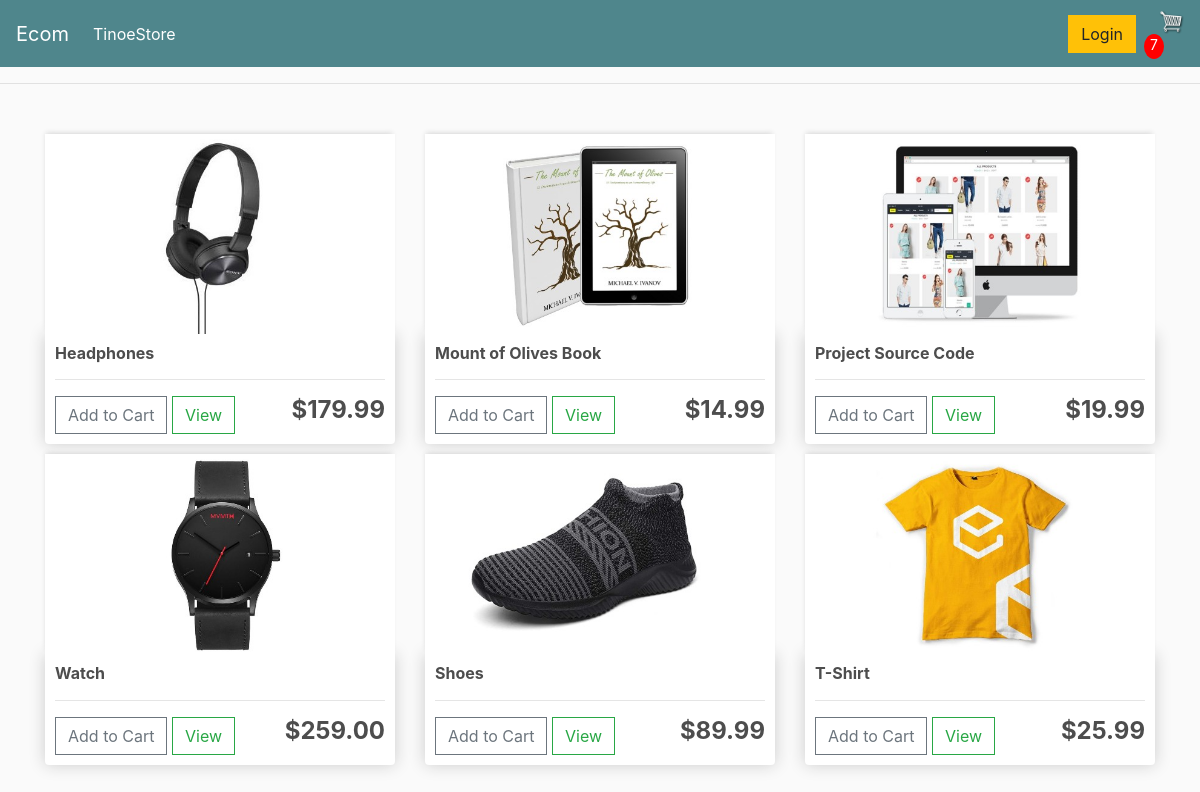
The app's page / (signed in) with its own data.
### tinoe_store/models.py (models this page shows, shortened)
class Product(models.Model):
	name = models.CharField(max_length=200)
	price = models.FloatField()
	digital = models.BooleanField(default=False,null=True, blank=True)
	image = models.ImageField(null=True, blank=True)
	@property
	def imageURL(self):
		try:
			url = self.image.url
		except:
			url = ''
		return url

### tinoe_store/views.py (the view)
# urls.py: path('', include('tinoe_store.urls')),
def tinoe_store(request):
    if request.user.is_authenticated:
        customer = request.user.customer
        order, created = Order.objects.get_or_create(customer=customer, complete=False)
        items = order.orderitem_set.all()
        cartItems = order.get_cart_items
    else:
        items = []
        order = {'get_cart_total': 0, 'get_cart_items': 0, 'shipping': False}
        cartItems = order.get_cart_items
    products = Product.objects.all()
    context = {
        'products': products,
        'cartItems': cartItems,
        'items': items,
        'order': order
    }
    return render(request, 'tinoe_store/tinoe_store.html', context)

### tinoe_store/models.py (called while the page is built)
	@property
	def get_cart_items(self):
		orderitems = self.orderitem_set.all()
		total = sum([item.quantity for item in orderitems])
		return total

### tinoe_store/templates/tinoe_store/tinoe_store.html
{% extends 'tinoe_store/main.html' %}
{% load static %}
{% block content %}
	<div class="row">
		{% for product in products %}
		<div class="col-lg-4">
			<img class="thumbnail" src="{{product.imageURL}}">
			<div class="box-element product">
				<h6><strong>{{product.name}}</strong></h6>
				<hr>
				<button data-product="{{product.id}}" data-action="add" class="btn btn-outline-secondary add-btn update-cart">Add to Cart</button>
				<a class="btn btn-outline-success" href="#">View</a>
				<h4 style="display: inline-block; float: right"><strong>${{product.price| floatformat:2}}</strong></h4>
			</div>
		</div>
		{% endfor %}
	</div>
{% endblock content %}

### static/css/main.css (style rules this page uses)
body { background-color: hsl(0, 0%, 98%); }
h1,h2,h3,h4,h5,h6 { color:hsl(0, 0%, 30%); }
.box-element { box-shadow:hsl(0, 0%, 80%) 0 0 16px; background-color: #fff; border-radius: 4px; padding: 10px; }
.thumbnail { width: 100%; height: 200px; -webkit-box-shadow: -1px -3px 5px -2px rgba(214,214,214,1); -moz-box-shadow: -1px -3px 5px -2px rgba(214,214,214,1); box-shadow: -1px -3px 5px -2px rgba(214,214,214,1); }
.product { border-radius: 0 0 4px 4px; }
.col-lg-4, .col-lg-6, .col-lg-8, .col-lg-12 { margin-top: 10px; }
.btn { border-radius: 0; }

### records on screen
Product: imageURL (picture), name "Headphones", price "179.99"
Product: imageURL (picture), name "Mount of Olives Book", price "14.99"
Product: imageURL (picture), name "Project Source Code", price "19.99"
Product: imageURL (picture), name "Watch", price "259.00"
Product: imageURL (picture), name "Shoes", price "89.99"
Product: imageURL (picture), name "T-Shirt", price "25.99"

### other values on screen
{{ cartItems }} "7"
